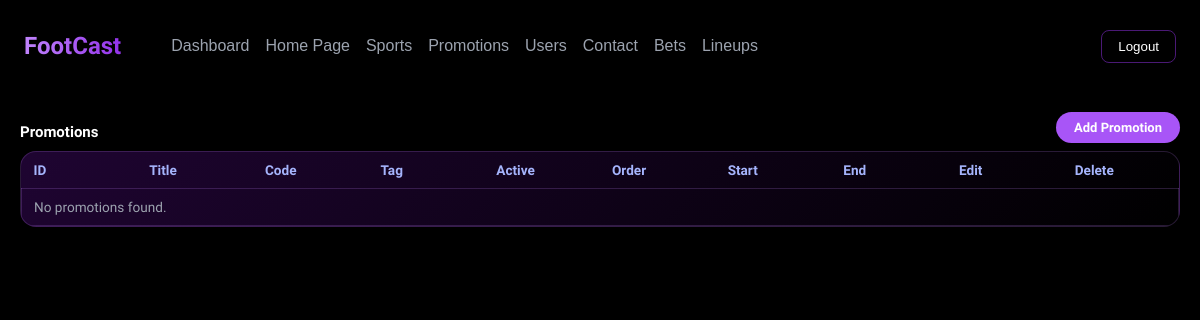
Before: /admin-dashboard/promotions.php (signed in) with the older database file.
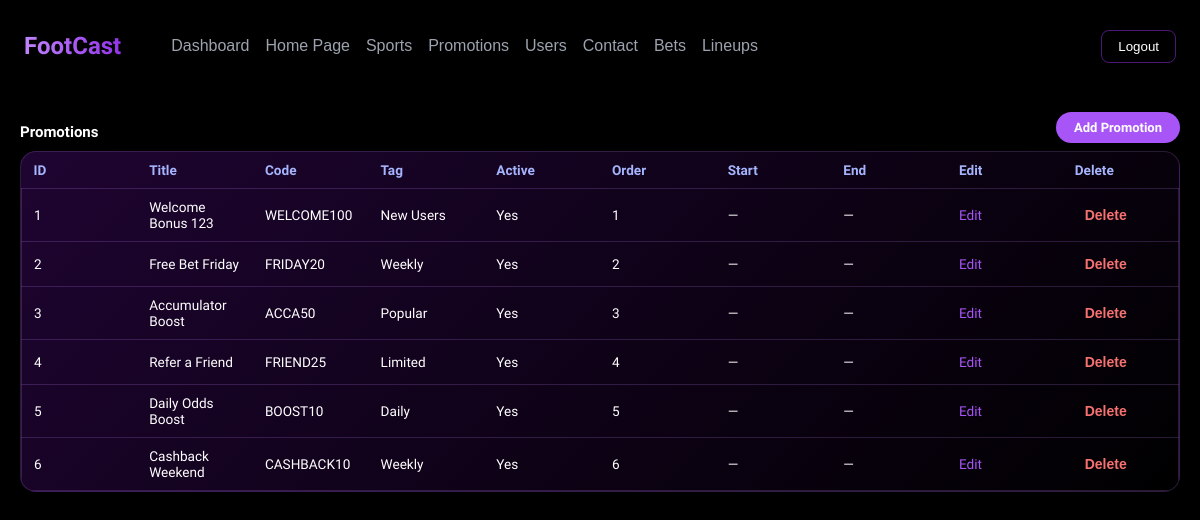
After: the same page with the newer database file.
### tables this page shows
CREATE TABLE `promotions` (
  `id` int(11) NOT NULL,
  `title` varchar(120) NOT NULL,
  `description` text NOT NULL,
  `promo_code` varchar(50) DEFAULT NULL,
  `tag_label` varchar(60) DEFAULT NULL,
  `tag_style` varchar(40) DEFAULT NULL,
  `icon_name` varchar(80) DEFAULT NULL,
  `card_style` varchar(40) DEFAULT NULL,
  `is_active` tinyint(1) NOT NULL DEFAULT 1,
  `sort_order` int(11) NOT NULL DEFAULT 0,
  `start_date` datetime DEFAULT NULL,
  `end_date` datetime DEFAULT NULL,
  `created_at` timestamp NOT NULL DEFAULT current_timestamp(),
  `updated_at` timestamp NOT NULL DEFAULT current_timestamp() ON UPDATE current_timestamp()
);

### admin-dashboard/assets/includes/PromotionsRepository.php (called while the page is built, shortened)
<?php
final class PromotionsRepository{
    private mysqli $db;
    public function __construct(mysqli $db){
        $this->db = $db;
    }
    public function getAll(): array{
        $stmt = $this->db->prepare(
            'SELECT id, title, description, promo_code, tag_label, tag_style, icon_name, card_style, is_active, sort_order, start_date, end_date, updated_at
             FROM promotions
             ORDER BY sort_order ASC, updated_at DESC'
        );
        return $this->fetchAll($stmt);
    }
    private function fetchAll(?mysqli_stmt $stmt): array {
        $stmt->execute();
        $result = $stmt->get_result();
        $rows = [];
        if ($result) {
            while ($row = $result->fetch_assoc()) {
                $rows[] = $row;
            }
        }
        return $rows;
    }
}

### admin-dashboard/promotions.php (the view, shortened to what this page needs)
<?php
    require_once __DIR__ . '/assets/includes/PromotionsRepository.php';
    $db = footcast_db();
    $promotionsRepository = new PromotionsRepository($db);
    $promotions = $promotionsRepository->getAll();
?>
<!DOCTYPE html>
<html lang="en">
<head>
    <link rel="stylesheet" href="../assets/css/style.css">
    <link rel="stylesheet" href="./assets/css/admin.css">
    <link rel="stylesheet" href="./assets/css/lineups.css">
</head>
<body>
    <?php include("./assets/php/header.php"); ?>
    <main class="admin-main">
        <section class="admin-section admin-section-active">
            <div class="admin-section-header">
                <div>
                    <h2>Promotions</h2>
                </div>
                <a class="add-button" href="adds/add_promotions.php">Add Promotion</a>
            </div>
            <div class="admin-table-wrapper">
                <table class="admin-table">
                    <thead>
                        <tr>
                            <th>ID</th>
                            <th>Title</th>
                            <th>Code</th>
                            <th>Tag</th>
                            <th>Active</th>
                            <th>Order</th>
                            <th>Start</th>
                            <th>End</th>
                            <th>Edit</th>
                            <th>Delete</th>
                        </tr>
                    </thead>
                    <tbody>
                        <?php if (empty($promotions)): ?>
                            <tr>
                                <td colspan="10" class="admin-empty-cell">No promotions found.</td>
                            </tr>
                        <?php else: ?>
                            <?php foreach ($promotions as $promo): ?>
                                <tr>
                                    <td data-label="ID"><?php echo (int) $promo['id']; ?></td>
                                    <td data-label="Title"><?php echo htmlspecialchars($promo['title'], ENT_QUOTES, 'UTF-8'); ?></td>
                                    <td data-label="Code"><?php echo htmlspecialchars($promo['promo_code'] ?? '', ENT_QUOTES, 'UTF-8'); ?></td>
                                    <td data-label="Tag"><?php echo htmlspecialchars($promo['tag_label'] ?? '', ENT_QUOTES, 'UTF-8'); ?></td>
                                    <td data-label="Active"><?php echo (int) ($promo['is_active'] ?? 0) === 1 ? 'Yes' : 'No'; ?></td>
                                    <td data-label="Order"><?php echo htmlspecialchars((string) ($promo['sort_order'] ?? 0), ENT_QUOTES, 'UTF-8'); ?></td>
                                    <td data-label="Start"><?php echo $promo['start_date'] ? htmlspecialchars(date('n/j/Y', strtotime($promo['start_date'])), ENT_QUOTES, 'UTF-8') : '—'; ?></td>
                                    <td data-label="End"><?php echo $promo['end_date'] ? htmlspecialchars(date('n/j/Y', strtotime($promo['end_date'])), ENT_QUOTES, 'UTF-8') : '—'; ?></td>
                                    <td data-label="Edit">
                                        <a class="admin-link" href="edit/edit_promotions.php?id=<?php echo (int) $promo['id']; ?>">Edit</a>
                                    </td>
                                    <td data-label="Delete">
                                        <form method="post" action="" onsubmit="return confirm('Delete this promotion?');">
                                            <button class="users-delete-btn" type="submit">Delete</button>
                                        </form>
                                    </td>
                                </tr>
                            <?php endforeach; ?>
                        <?php endif; ?>
                    </tbody>
                </table>
            </div>
        </section>
    </main>
</body>
</html>

### admin-dashboard/assets/php/header.php (shortened to what this page needs)
<header class="header">
    <div class="container">
        <div class="header-inner">
            <div class="left-section">
                <h1 class="logo-text">FootCast</h1>
                <nav>
                <button class="nav-link">
                    <button class="nav-link active"><a href="./index.php">Dashboard</a></button>
                    <button class="nav-link active"><a href="./homepage.php">Home Page</a></button>
                    <button class="nav-link active"><a href="./users.php">Sports</a></button>
                    <button class="nav-link active"><a href="./promotions.php">Promotions</a></button>
                    <button class="nav-link active"><a href="./users.php">Users</a></button>
                    <button class="nav-link active"><a href="./contact.php">Contact</a></button>
                    <button class="nav-link active"><a href="./bets.php">Bets</a></button>
                    <button class="nav-link active"><a href="./lineups.php">Lineups</a></button>
                </nav>
            </div>
            <div class="right-section">
                <?php
                    if (isset($_SESSION['user_id'])) {
                        echo '
                        <button class="btn outline-btn" style="margin-left: 10px;">
                            <a href="../logout.php" class="login-link">Logout</a>
                        </button>';
                    }
                ?>
            </div>
        </div>
    </div>
</header>
</body>
</html>

### assets/css/style.css (style rules this page uses)
* { box-sizing: border-box; }
body { margin: 0; font-family: "Krona One", sans-serif; background: #000; color: #fff; padding-top: 80px; overflow-x: hidden; -webkit-font-smoothing: antialiased; -moz-osx-font-smoothing: grayscale; }
h1,h2,h3,h4,h5,h6 { font-family: "Krona One", sans-serif; }
.header { position: fixed; top: 0; left: 0; width: 100%; z-index: 999; background: transparent; transition: background 0.4s ease, backdrop-filter 0.4s ease; }
.container { padding: 1rem 1.5rem; max-width: 100%; }
.login-link { text-decoration: none; color: #fff; }
.header-inner { display: flex; align-items: center; justify-content: space-between; gap: 1.5rem; }
.left-section { display: flex; align-items: center; gap: 2rem; }
.logo-text { font-size: 1.5rem; font-weight: 700; background: linear-gradient(to right, #c084fc, #9333ea); -webkit-background-clip: text; background-clip: text; -webkit-text-fill-color: transparent; }
.nav-link { background: none; border: none; color: #9ca3af; font-size: 1rem; cursor: pointer; transition: color 0.3s ease; }
.nav-link a { text-decoration: none; color: #9ca3af; }
.nav-link.active { color: #c084fc; }
.right-section { display: flex; align-items: center; gap: 1rem; }
.btn { display: flex; align-items: center; gap: 0.4rem; padding: 0.5rem 1rem; border-radius: 8px; border: none; cursor: pointer; font-weight: 500; transition: background 0.3s ease, color 0.3s ease; }
.outline-btn { background: transparent; border: 1px solid rgba(147, 51, 234, 0.5); color: #c084fc; }

### admin-dashboard/assets/css/admin.css (style rules this page uses)
body { background: black; min-height: 100vh; margin: 0; }
.admin-main { margin: 32px auto 40px; padding: 0 20px 40px; max-width: 1700px; }
.admin-section { display: none; margin-top: 12px; }
.admin-section-active { display: block; }
.admin-section-header { display: flex; justify-content: space-between; align-items: flex-end; margin-bottom: 12px; }
.admin-section-header h2 { margin: 0 0 4px; font-size: 17.6px; }
.admin-link { color: #a855f7; text-decoration: none; font-size: 13.6px; }

### admin-dashboard/assets/css/lineups.css (style rules this page uses)
.admin-main { margin: 32px auto 40px; padding: 0 20px 40px; max-width: 1700px; }
.admin-section { display: none; margin-top: 12px; }
.admin-section-active { display: block; }
.admin-section-header { display: flex; justify-content: space-between; align-items: flex-end; margin-bottom: 8px; }
.admin-section-header h2 { margin: 0 0 2px; font-size: 15px; }
.add-button { border: none; border-radius: 999px; padding: 8px 18px; font-size: 13px; background:#a855f7; color: #fff; font-weight: 600; text-decoration: none; }
.admin-link { color: #a855f7; text-decoration: none; font-size: 13.6px; }
.admin-table-wrapper { background: linear-gradient(135deg, #7611bf42 0%, #000000 100%); box-shadow: 0 5px 20px rgba(0, 0, 0, 0.4); border: 1px solid rgba(192, 132, 252, 0.2); border-radius: 16px; overflow-x: auto; overflow-y: visible; width: 100%; max-width: 100%; }
.admin-table { width: 100%; max-width: 100%; border-collapse: collapse; font-size: 13.6px; table-layout: fixed; word-break: break-word; }
.admin-table th, .admin-table td { padding: 10px 12px; text-align: left; }
.admin-table th { font-weight: 600; color: #a5b4fc; }
.admin-table tbody tr:nth-child(even) { border: 1px solid rgba(192, 132, 252, 0.2); }
.admin-table tbody tr:nth-child(odd) { border: 1px solid rgba(192, 132, 252, 0.2); }
.users-delete-btn { background: transparent; color: #f87171; padding: 4px 10px; border-radius: 999px; font-size: 14px; font-weight: 600; cursor: pointer; border: none; }
.admin-empty-cell { text-align: center; padding: 30px 10px; color: #9ca3af; }

Changed rows visible on the page:
added promotions: id "1", title "Welcome Bonus 123", promo_code "WELCOME100", tag_label "New Users", is_active "Yes", sort_order "1"
added promotions: id "2", title "Free Bet Friday", promo_code "FRIDAY20", tag_label "Weekly", is_active "Yes", sort_order "2"
added promotions: id "3", title "Accumulator Boost", promo_code "ACCA50", tag_label "Popular", is_active "Yes", sort_order "3"
added promotions: id "4", title "Refer a Friend", promo_code "FRIEND25", tag_label "Limited", is_active "Yes", sort_order "4"
added promotions: id "5", title "Daily Odds Boost", promo_code "BOOST10", tag_label "Daily", is_active "Yes", sort_order "5"
added promotions: id "6", title "Cashback Weekend", promo_code "CASHBACK10", tag_label "Weekly", is_active "Yes", sort_order "6"
Other visible differences:
text no longer shown: "No promotions found."
